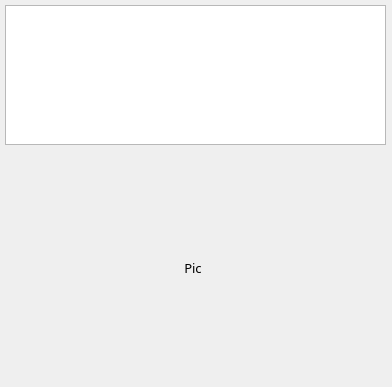
<?xml version="1.0" encoding="UTF-8"?>
<ui version="4.0">
 <class>Widget</class>
 <widget class="QWidget" name="Widget">
  <property name="geometry">
   <rect>
    <x>0</x>
    <y>0</y>
    <width>392</width>
    <height>387</height>
   </rect>
  </property>
  <property name="font">
   <font>
    <family>宋体</family>
    <pointsize>10</pointsize>
   </font>
  </property>
  <property name="acceptDrops">
   <bool>true</bool>
  </property>
  <property name="windowTitle">
   <string>外部文件拖放</string>
  </property>
  <widget class="QLabel" name="labPic">
   <property name="geometry">
    <rect>
     <x>5</x>
     <y>155</y>
     <width>376</width>
     <height>226</height>
    </rect>
   </property>
   <property name="text">
    <string>Pic</string>
   </property>
   <property name="scaledContents">
    <bool>true</bool>
   </property>
   <property name="alignment">
    <set>Qt::AlignCenter</set>
   </property>
  </widget>
  <widget class="QPlainTextEdit" name="plainTextEdit">
   <property name="geometry">
    <rect>
     <x>5</x>
     <y>5</y>
     <width>381</width>
     <height>140</height>
    </rect>
   </property>
   <property name="minimumSize">
    <size>
     <width>0</width>
     <height>140</height>
    </size>
   </property>
  </widget>
 </widget>
 <layoutdefault spacing="6" margin="11"/>
 <resources/>
 <connections/>
</ui>
